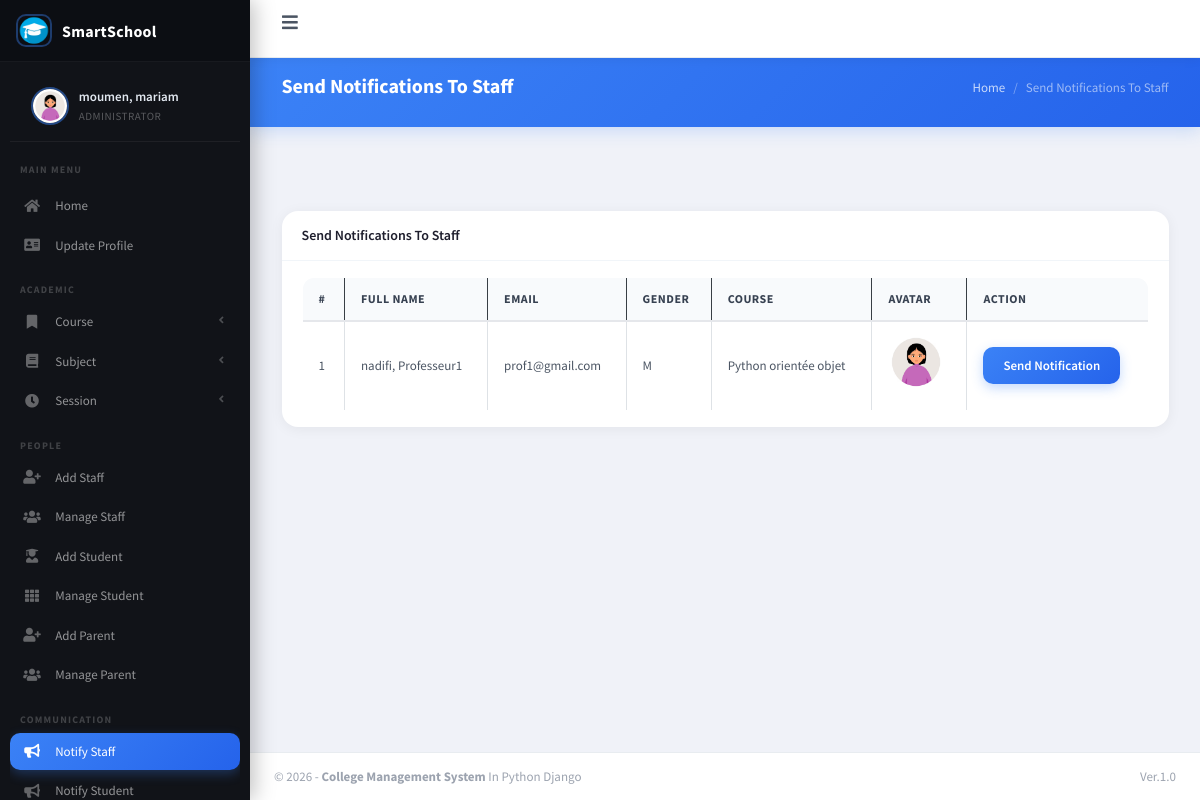
The page /admin_notify_staff (signed in) on the database its author committed.
### main_app/models.py (models this page shows, shortened)
class CustomUser(AbstractUser):
    USER_TYPE = (
        (1, "HOD"),
        (2, "Staff"),
        (3, "Student"),
        (4, "Parent"),  # FIX IMPORTANT
    )
    GENDER = [("M", "Male"), ("F", "Female")]
    username = None
    email = models.EmailField(unique=True)
    user_type = models.CharField(default=1, choices=USER_TYPE, max_length=1)
    gender = models.CharField(max_length=1, choices=GENDER, null=True, blank=True)
    profile_pic = models.ImageField(null=True, blank=True)
    address = models.TextField(null=True, blank=True)
    fcm_token = models.TextField(default="")
    created_at = models.DateTimeField(auto_now_add=True)
    updated_at = models.DateTimeField(auto_now=True)
    USERNAME_FIELD = "email"
    REQUIRED_FIELDS = []
    objects = CustomUserManager()
    def __str__(self):
        return f"{self.last_name}, {self.first_name}"

class Staff(models.Model):
    course = models.ForeignKey(Course, on_delete=models.DO_NOTHING, null=True, blank=True)
    admin = models.OneToOneField(CustomUser, on_delete=models.CASCADE)

class Course(models.Model):
    name = models.CharField(max_length=120)
    created_at = models.DateTimeField(auto_now_add=True)
    updated_at = models.DateTimeField(auto_now=True)

### main_app/hod_views.py (the view)
# urls.py: path("admin_notify_staff", hod_views.admin_notify_staff,
def admin_notify_staff(request):
    staff = CustomUser.objects.filter(user_type=2)
    context = {
        'page_title': "Send Notifications To Staff",
        'allStaff': staff
    }
    return render(request, "hod_template/staff_notification.html", context)

### main_app/templates/hod_template/staff_notification.html (shortened to what this page needs)
{% extends 'main_app/base.html' %}
{% load static %}
{% block page_title %}{{page_title}}{% endblock page_title %}
{% block content %}
<section class="content">
    <div class="container-fluid">
        <div class="row">
            <div class="col-md-12">
                <div class="card">
                    <div class="card-header">
                        <h3 class="card-title">{{page_title}}</h3>
                    </div>
                    <div class="card-body">
                        <table id="example2" class="table table-bordered table-hover">
                            <thead class="thead-dark">
                                <tr>
                                    <th>#</th>
                                    <th>Full Name</th>
                                    <th>Email</th>
                                    <th>Gender</th>
                                    <th>Course</th>
                                    <th>Avatar</th>
                                    <th>Action</th>
                                </tr>
                            </thead>
                            <tbody>
                                {% for staff in allStaff %}
                                <tr>
                                    <td>{{ forloop.counter }}</td>
                                    <td>{{staff.last_name}}, {{staff.first_name}}</td>
                                    <td>{{staff.email}}</td>
                                    <td>{{staff.gender}}</td>
                                    <td>{{staff.staff.course.name}}</td>
                                    <td>
                                        {% if staff.profile_pic == ""  %}
                                        No Image
                                        {% else %}
                                        <img class="img img-fluid mb-2" height="56" width="56"
                                            src="{{staff.profile_pic}}" alt="">
                                        {% endif %}
                                    </td>
                                    <td><button data-toggle = "modal" data-target = "#myModal"class="btn btn-primary show_notification" value="{{staff.id}}">Send Notification</button>
                                    </td>
                                </tr>
                                {% endfor %}
                            </tbody>
                        </table>
                    </div>
                </div>
            </div>
        </div>
    </div>
</section>
{% endblock content %}

### main_app/templates/main_app/sidebar_template.html (shortened to what this page needs)
{% load static %}
<aside class="main-sidebar elevation-0">
  {% if request.user.user_type == '1' %}
  <a href="{% url 'admin_home' %}" class="brand-link">
    <img src="{% static 'dist/img/cmsl.png' %}" alt="Logo" class="brand-image img-circle">
    <span class="brand-text"><b>SmartSchool</b></span>
  </a>
  <div class="sidebar">
    <div class="user-panel mt-3 pb-3 mb-3 d-flex align-items-center">
      <div class="image">
        <img src="{{ request.user.profile_pic }}" class="img-circle" alt="User Image">
      </div>
      <div class="info">
        <a href="#" class="d-block">{{ user }}</a>
        <small class="user-role">Administrator</small>
      </div>
    </div>
    <div class="sidebar-section-label">MAIN MENU</div>
    <nav class="mt-1">
      <ul class="nav nav-pills nav-sidebar flex-column" data-widget="treeview" role="menu" data-accordion="false">
        <li class="nav-item">
          {% url 'admin_home' as admin_home %}
          <a href="{{ admin_home }}" class="nav-link {% if admin_home == request.path %}active{% endif %}">
            <i class="nav-icon fas fa-home"></i><p>Home</p>
          </a>
        </li>
        <li class="nav-item">
          {% url 'admin_view_profile' as admin_view_profile %}
          <a href="{{ admin_view_profile }}" class="nav-link {% if admin_view_profile == request.path %}active{% endif %}">
            <i class="nav-icon fas fa-address-card"></i><p>Update Profile</p>
          </a>
        </li>
        <div class="sidebar-section-label">ACADEMIC</div>
        <li class="nav-item has-treeview">
          <a href="#" class="nav-link">
            <i class="nav-icon fas fa-bookmark"></i>
            <p>Course <i class="fas fa-angle-left right"></i></p>
          </a>
        </li>
        <li class="nav-item has-treeview">
          <a href="#" class="nav-link">
            <i class="nav-icon fas fa-book"></i>
            <p>Subject <i class="fas fa-angle-left right"></i></p>
          </a>
        </li>
        <li class="nav-item has-treeview">
          <a href="#" class="nav-link">
            <i class="nav-icon fas fa-clock"></i>
            <p>Session <i class="fas fa-angle-left right"></i></p>
          </a>
        </li>
        <div class="sidebar-section-label">PEOPLE</div>
        <li class="nav-item">
          {% url 'add_staff' as add_staff %}
          <a href="{{ add_staff }}" class="nav-link {% if add_staff == request.path %}active{% endif %}">
            <i class="nav-icon fas fa-user-plus"></i><p>Add Staff</p>
          </a>
        </li>
        <li class="nav-item">
          {% url 'manage_staff' as manage_staff %}
          {% url 'edit_staff' staff_id as edit_staff %}
          <a href="{{ manage_staff }}" class="nav-link {% if manage_staff == request.path or request.path == edit_staff %}active{% endif %}">
            <i class="nav-icon fas fa-users"></i><p>Manage Staff</p>
          </a>
        </li>
        <li class="nav-item">
          {% url 'add_student' as add_student %}
          <a href="{{ add_student }}" class="nav-link {% if add_student == request.path %}active{% endif %}">
            <i class="nav-icon fas fa-user-graduate"></i><p>Add Student</p>
          </a>
        </li>
        <li class="nav-item">
          {% url 'manage_student' as manage_student %}
          {% url 'edit_student' student_id as edit_student %}
          <a href="{{ manage_student }}" class="nav-link {% if edit_student == request.path or manage_student == request.path %}active{% endif %}">
            <i class="nav-icon fas fa-th"></i><p>Manage Student</p>
          </a>
        </li>
        <li class="nav-item">
          {% url 'add_parent' as add_parent %}
          <a href="{{ add_parent }}" class="nav-link {% if add_parent == request.path %}active{% endif %}">
            <i class="nav-icon fas fa-user-plus"></i><p>Add Parent</p>
          </a>
        </li>
        <li class="nav-item">
          {% url 'manage_parent' as manage_parent %}
          <a href="{{ manage_parent }}" class="nav-link {% if manage_parent == request.path %}active{% endif %}">
            <i class="nav-icon fas fa-users"></i><p>Manage Parent</p>
          </a>
        </li>
        <div class="sidebar-section-label">COMMUNICATION</div>
        <li class="nav-item">
          {% url 'admin_notify_staff' as admin_notify_staff %}
          <a href="{{ admin_notify_staff }}" class="nav-link {% if admin_notify_staff == request.path %}active{% endif %}">
            <i class="nav-icon fas fa-bullhorn"></i><p>Notify Staff</p>
          </a>
        </li>
        <li class="nav-item">
          {% url 'admin_notify_student' as admin_notify_student %}
          <a href="{{ admin_notify_student }}" class="nav-link {% if admin_notify_student == request.path %}active{% endif %}">
            <i class="nav-icon fas fa-bullhorn"></i><p>Notify Student</p>
          </a>
        </li>
      </ul>
    </nav>
  </div>
  {% endif %}
</aside>

### main_app/templates/main_app/base.html (style rules this page uses)
*, *::before, *::after { box-sizing: border-box; }
body { background-color: #f0f2f8 !important; font-family: 'Source Sans Pro', 'Segoe UI', sans-serif !important; }
.main-sidebar, .main-sidebar.sidebar-dark-info { background: #111318 !important; box-shadow: 4px 0 20px rgba(0,0,0,0.25) !important; border-right: none !important; }
.brand-link { background: #0c0e13 !important; border-bottom: 1px solid rgba(255,255,255,0.05) !important; padding: 14px 16px !important; display: flex !important; align-items: center !important; gap: 10px !important; text-decoration: none !important; }
.brand-link .brand-image { width: 36px !important; height: 36px !important; border-radius: 10px !important; margin: 0 !important; border: 2px solid rgba(59,130,246,0.4); }
.brand-link .brand-text, .brand-link b { font-size: 16px !important; font-weight: 700 !important; color: #ffffff !important; letter-spacing: 0.3px; }
.sidebar { padding: 0 10px !important; overflow-y: auto; scrollbar-width: thin; scrollbar-color: rgba(255,255,255,0.08) transparent; }
.user-panel { border-bottom: 1px solid rgba(255,255,255,0.06) !important; padding: 12px 8px !important; margin: 8px 0 4px 0 !important; }
.user-panel .image img { width: 38px !important; height: 38px !important; border-radius: 50% !important; border: 2px solid rgba(59,130,246,0.5) !important; object-fit: cover; }
.user-panel .info a { color: #e2e8f0 !important; font-size: 13px !important; font-weight: 600 !important; text-decoration: none !important; }
.user-role { display: block; font-size: 11px; color: rgba(255,255,255,0.3); margin-top: 1px; text-transform: uppercase; letter-spacing: 0.5px; }
.sidebar-section-label { font-size: 10px; font-weight: 700; color: rgba(255,255,255,0.2); letter-spacing: 1.2px; padding: 16px 10px 6px 10px; text-transform: uppercase; }
.nav-sidebar .nav-item .nav-link { border-radius: 10px !important; padding: 9px 12px !important; margin-bottom: 2px !important; color: rgba(255,255,255,0.55) !important; font-size: 13px !important; font-weight: 500 !important; display: flex !important; align-items: center !important; gap: 10px !important; transition: background 0.18s ease, color 0.18s ease !important; white-space: nowrap; background: transparent !important; }
.nav-sidebar .nav-item .nav-link.active, .nav-sidebar .nav-item .nav-link.active:hover { background: linear-gradient(135deg, #3b82f6 0%, #2563eb 100%) !important; color: #ffffff !important; box-shadow: 0 4px 12px rgba(59,130,246,0.3) !important; }
.nav-sidebar .nav-link .nav-icon { width: 20px !important; font-size: 14px !important; text-align: center !important; color: rgba(255,255,255,0.35) !important; flex-shrink: 0; transition: color 0.18s; }
.nav-sidebar .nav-link:hover .nav-icon, .nav-sidebar .nav-link.active .nav-icon { color: #ffffff !important; }
.nav-sidebar .nav-link .right { margin-left: auto !important; font-size: 11px !important; color: rgba(255,255,255,0.25) !important; transition: transform 0.2s; }
.card { border-radius: 16px !important; border: none !important; background: #ffffff !important; box-shadow: 0 2px 14px rgba(0,0,0,0.06) !important; transition: transform 0.2s ease, box-shadow 0.2s ease !important; }
.card-header { background: transparent !important; border-bottom: 1px solid #f1f5f9 !important; padding: 16px 20px !important; display: flex; align-items: center; justify-content: space-between; }
.card-title { font-size: 14px !important; font-weight: 600 !important; color: #1e1e2d !important; margin: 0 !important; }
.card-body { padding: 16px 20px !important; }
.table { border-radius: 12px; overflow: hidden; }
.table thead th { background: #f8fafc !important; color: #374151 !important; font-size: 12px !important; font-weight: 700 !important; text-transform: uppercase; letter-spacing: 0.5px; border-bottom: 2px solid #e5e7eb !important; padding: 12px 16px !important; }
.table tbody td { color: #4b5563 !important; font-size: 13px !important; padding: 12px 16px !important; border-bottom: 1px solid #f1f5f9 !important; vertical-align: middle !important; }
.btn-primary { background: linear-gradient(135deg, #3b82f6, #2563eb) !important; border: none !important; border-radius: 10px !important; font-weight: 600 !important; font-size: 13px !important; padding: 9px 20px !important; box-shadow: 0 4px 12px rgba(59,130,246,0.3) !important; transition: opacity 0.15s, transform 0.15s !important; }
.content { padding: 0 24px 24px 24px !important; }
.row { margin-bottom: 20px; }

### rows shown on the page
CustomUser: user.profile_pic (picture), last_name+first_name "moumen, mariam"
CustomUser: last_name "nadifi", first_name "Professeur1", email "prof1@gmail.com", gender "M", staff.course.name "Python orientée objet", profile_pic (picture)

### other values the page prints
{{ page_title }} "Send Notifications To Staff"
